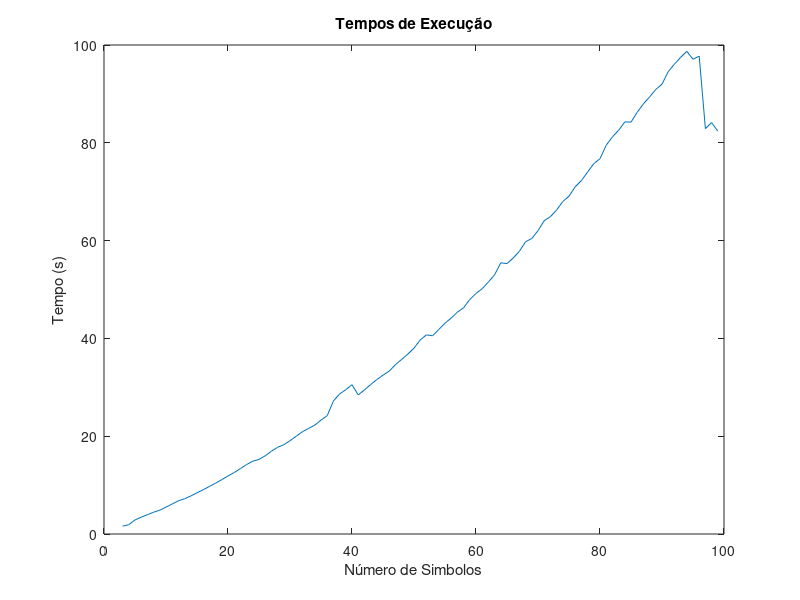
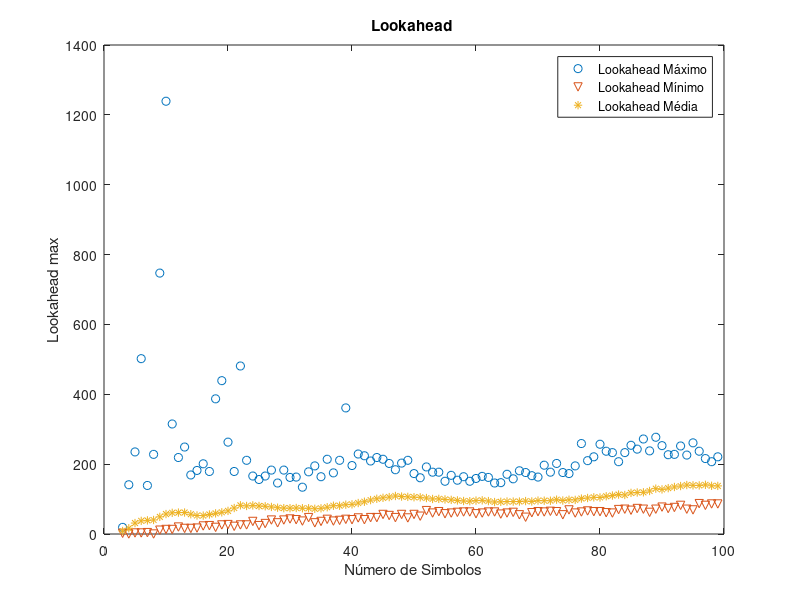
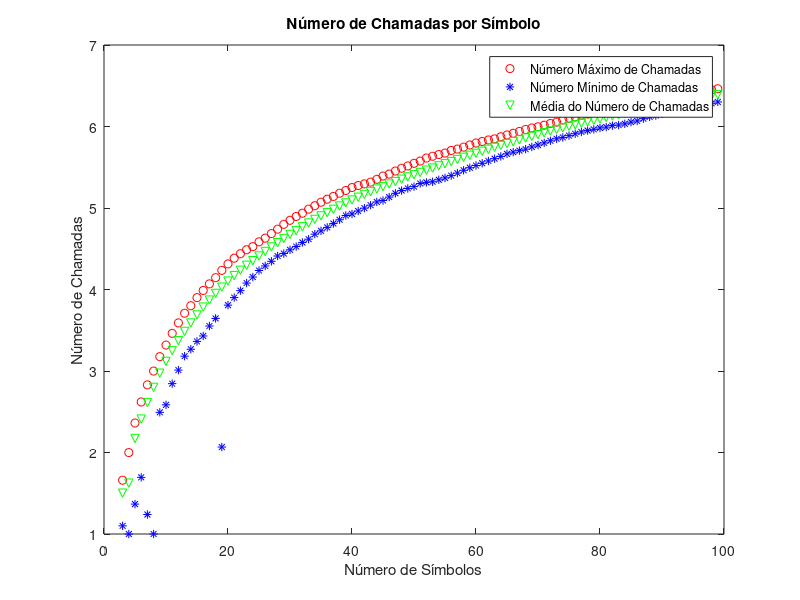
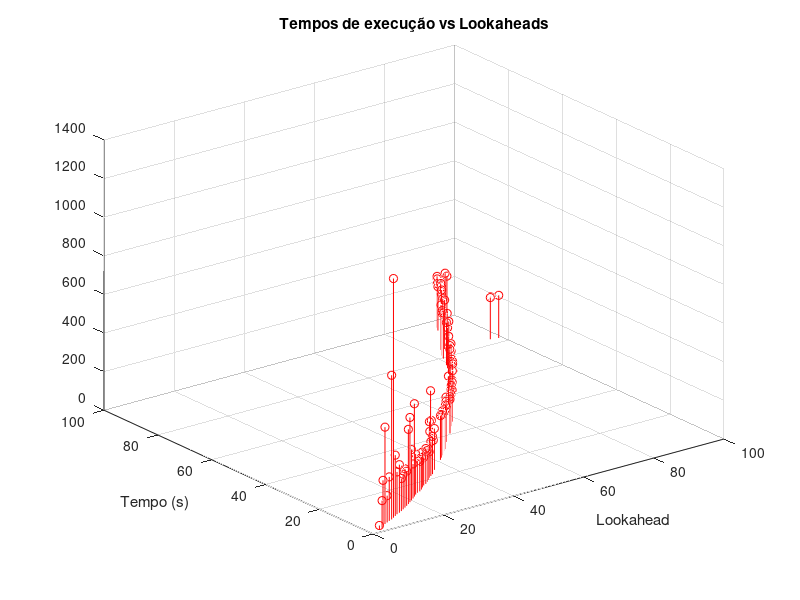

Write the MATLAB code that produced these figures, in order.
clear all;
close all;

file = load("output100.txt");

n = file(:, 1);

time = file(:, 10);

lookaheadMAX = file(:, 9);
lookaheadMIN = file(:, 6);
lookaheadAVG = file(:, 7);

callsSymbolMAX = file(:, 5);
callsSymbolMIN = file(:, 2);
callsSymbolAVG = file(:, 3);


figure(1)
plot(n, time);
title 'Tempos de Execução'
xlabel 'Número de Simbolos'
ylabel 'Tempo (s)'


figure(2)
plot(n, lookaheadMAX, "o");
hold on;
plot(n, lookaheadMIN, "v");
plot(n, lookaheadAVG, "*");
hold off;
title 'Lookahead '
xlabel 'Número de Simbolos'
ylabel 'Lookahead max'
legend ("Lookahead Máximo","Lookahead Mínimo","Lookahead Média");

figure(3)
plot(n, callsSymbolMAX, "or");
hold on;
plot(n, callsSymbolMIN, "*b");
plot(n, callsSymbolAVG, "vg");
title 'Número de Chamadas por Símbolo'
xlabel 'Número de Símbolos'
ylabel 'Número de Chamadas'
legend ("Número Máximo de Chamadas","Número Mínimo de Chamadas","Média do Número de Chamadas");


figure(4)
stem3(n, time, lookaheadMAX, "or");
title 'Tempos de execução vs Lookaheads'
xlabel 'Número de Símbolos'
ylabel 'Tempo (s)'
xlabel 'Lookahead'










